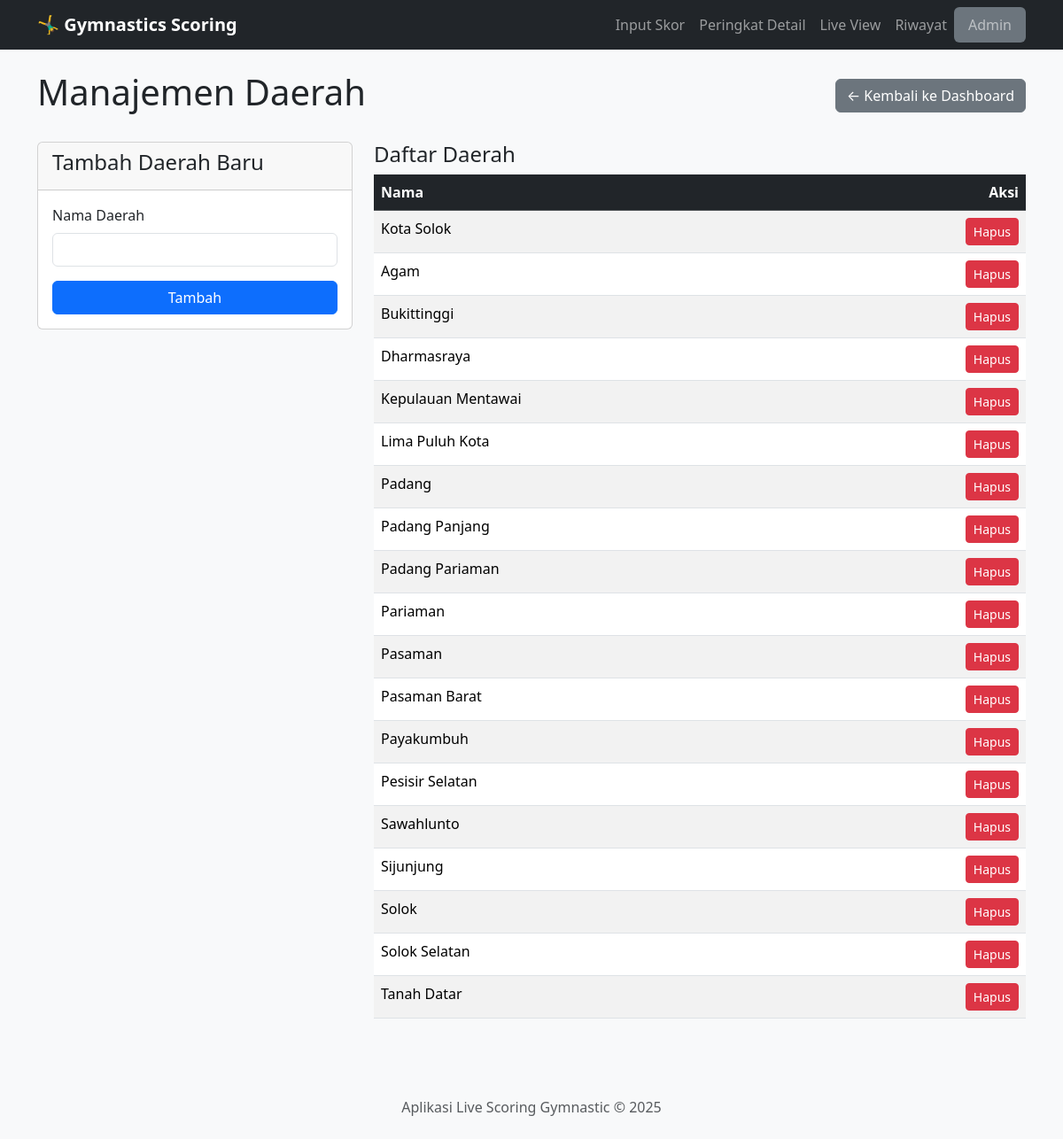
The page /admin/manage/daerah on the database its author committed.
### app.py (models this page shows)
class Daerah(db.Model):
    id = db.Column(db.Integer, primary_key=True)
    nama = db.Column(db.String(100), unique=True, nullable=False)

### app.py (the view, shortened to what this page needs)
@app.route('/admin/manage/<master_type>', methods=['GET', 'POST'])
def admin_manage_generic(master_type):
    model_map = get_model_map()
    if master_type not in model_map: return "Tipe data tidak valid", 404
    config = model_map[master_type]
    Model = config['model']
    items = Model.query.order_by(Model.nama).all()
    return render_template('admin_manage_generic.html', items=items, config=config, master_type=master_type)

### app.py (called while the page is built)
def get_model_map():
    return {'daerah': {'model': Daerah, 'title': 'Daerah'},'kategori': {'model': Kategori, 'title': 'Kategori'},'grup': {'model': Grup, 'title': 'Grup'},'alat': {'model': Alat, 'title': 'Alat'}}

### templates/admin_manage_generic.html (shortened to what this page needs)
{% extends 'layout.html' %}
{% block content %}
<div class="d-flex justify-content-between align-items-center mb-4">
    <h1>Manajemen {{ config.title }}</h1>
    <a href="{{ url_for('admin_dashboard') }}" class="btn btn-secondary">&larr; Kembali ke Dashboard</a>
</div>
<div class="row">
    <div class="col-md-4">
        <div class="card">
            <div class="card-header"><h4>Tambah {{ config.title }} Baru</h4></div>
            <div class="card-body">
                <form action="{{ url_for('admin_manage_generic', master_type=master_type) }}" method="post">
                    <div class="mb-3">
                        <label for="nama" class="form-label">Nama {{ config.title }}</label>
                        <input type="text" class="form-control" id="nama" name="nama" required>
                    </div>
                    <button type="submit" class="btn btn-primary w-100">Tambah</button>
                </form>
            </div>
        </div>
    </div>
    <div class="col-md-8">
        <h4>Daftar {{ config.title }}</h4>
        <table class="table table-striped table-hover">
            <thead class="table-dark"><tr><th>Nama</th><th class="text-end">Aksi</th></tr></thead>
            <tbody>
                {% for item in items %}
                <tr>
                    <td>{{ item.nama }}</td>
                    <td class="text-end">
                        <form action="{{ url_for('admin_delete_generic', master_type=master_type, item_id=item.id) }}" method="post" onsubmit="return confirm('Yakin ingin menghapus item ini?');">
                            <button type="submit" class="btn btn-sm btn-danger">Hapus</button>
                        </form>
                    </td>
                </tr>
                {% else %}
                <tr><td colspan="2" class="text-center">Belum ada data.</td></tr>
                {% endfor %}
            </tbody>
        </table>
    </div>
</div>
{% endblock %}

### static/css/style.css (style rules this page uses)
body { background-color: #f8f9fa; }
.card-header { font-weight: 500; }

### rows shown on the page
Daerah: nama "Kota Solok"
Daerah: nama "Agam"
Daerah: nama "Bukittinggi"
Daerah: nama "Dharmasraya"
Daerah: nama "Kepulauan Mentawai"
Daerah: nama "Lima Puluh Kota"
Daerah: nama "Padang"
Daerah: nama "Padang Panjang"
Daerah: nama "Padang Pariaman"
Daerah: nama "Pariaman"
Daerah: nama "Pasaman"
Daerah: nama "Pasaman Barat"
Daerah: nama "Payakumbuh"
Daerah: nama "Pesisir Selatan"
Daerah: nama "Sawahlunto"
Daerah: nama "Sijunjung"
Daerah: nama "Solok"
Daerah: nama "Solok Selatan"
Daerah: nama "Tanah Datar"

### other values the page prints
{{ config.title }} "Daerah"
